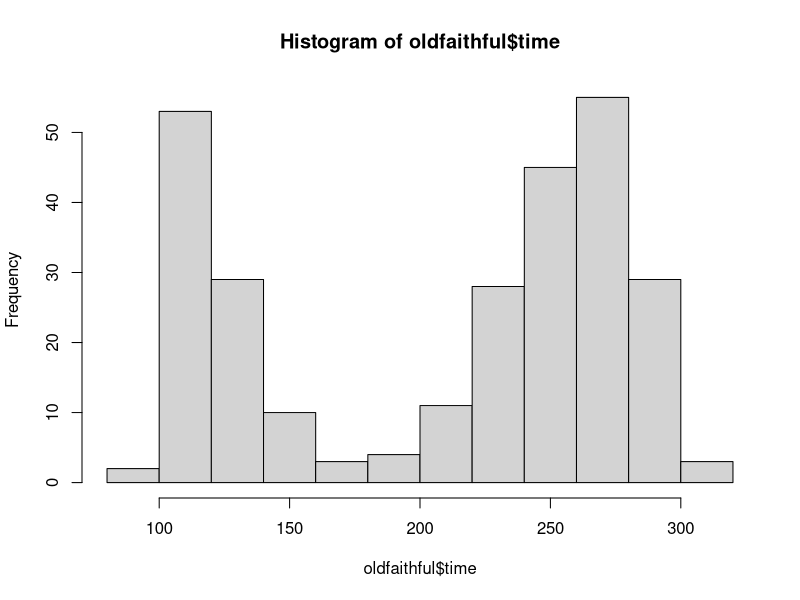
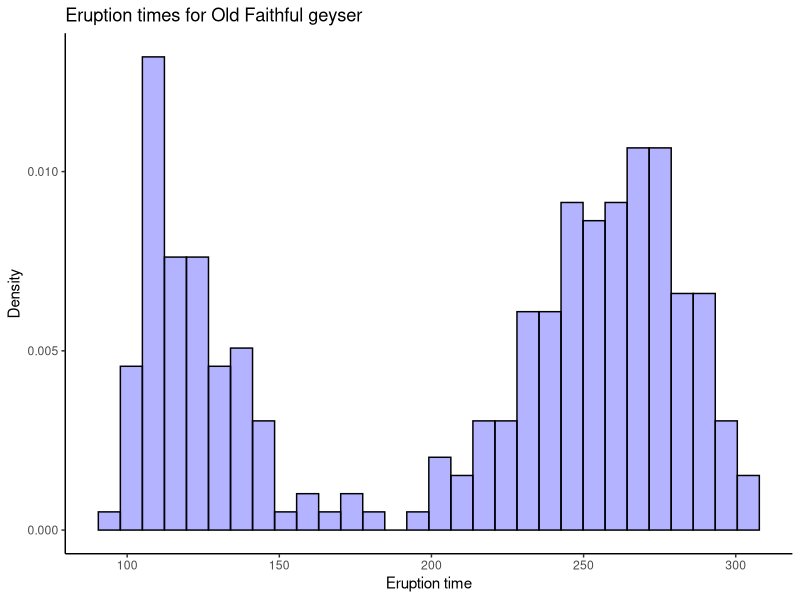
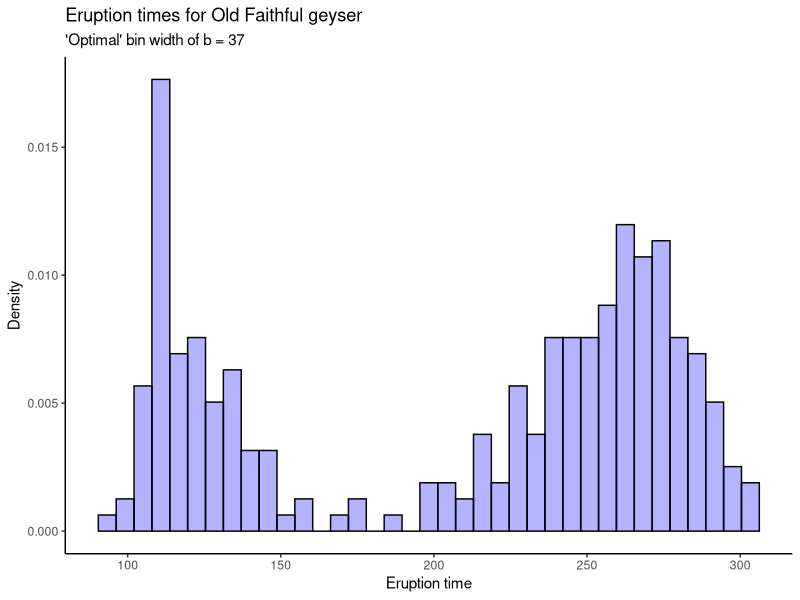
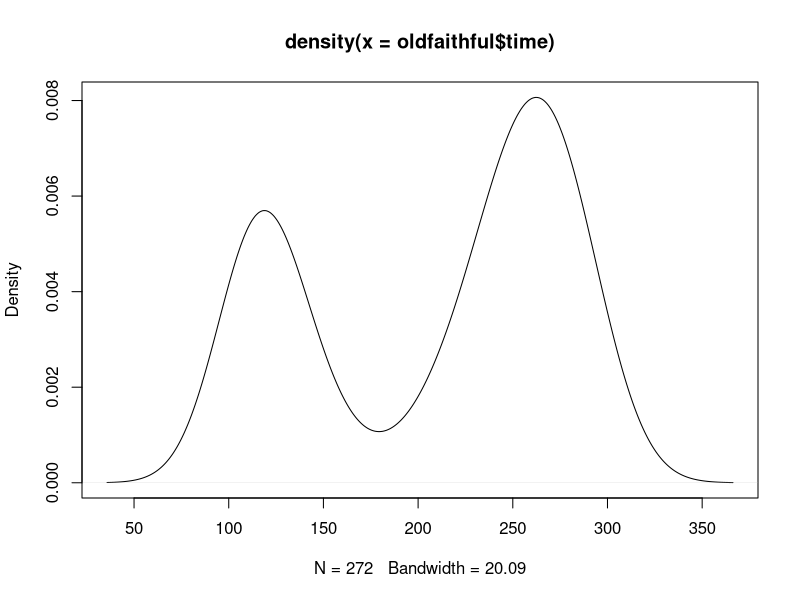
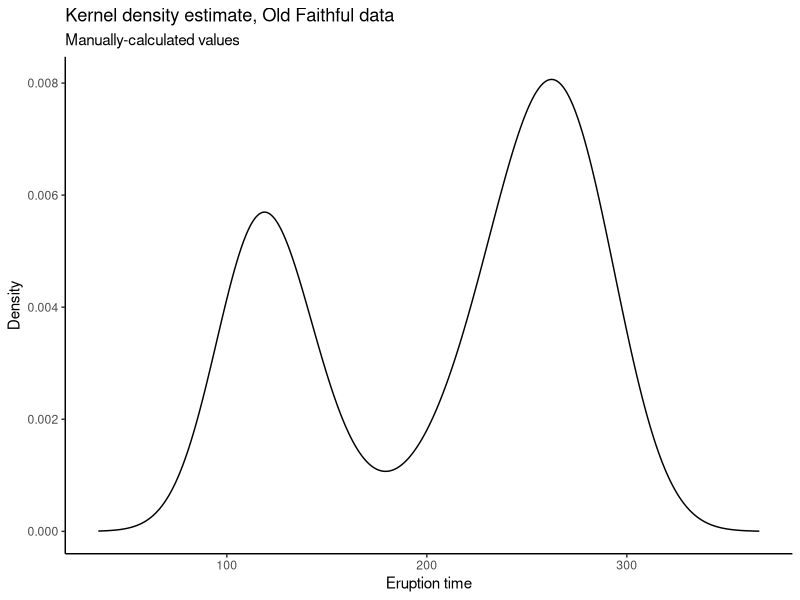
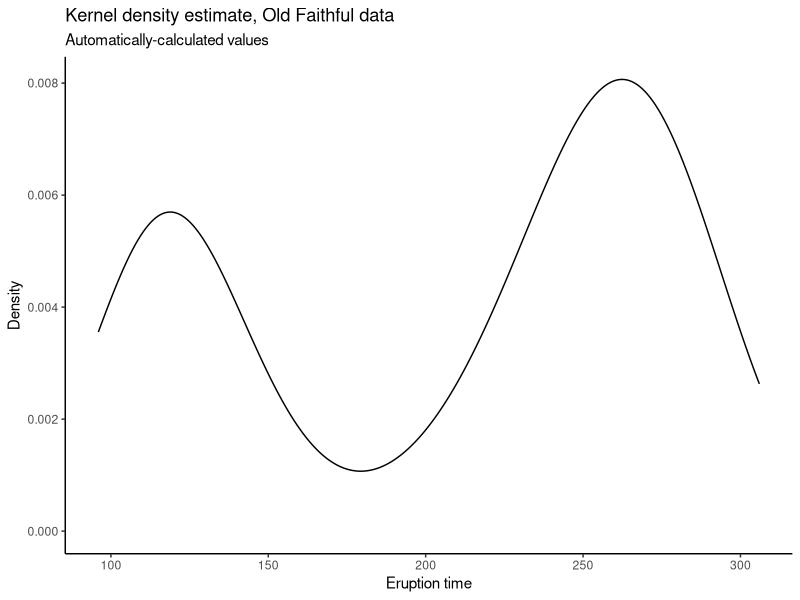
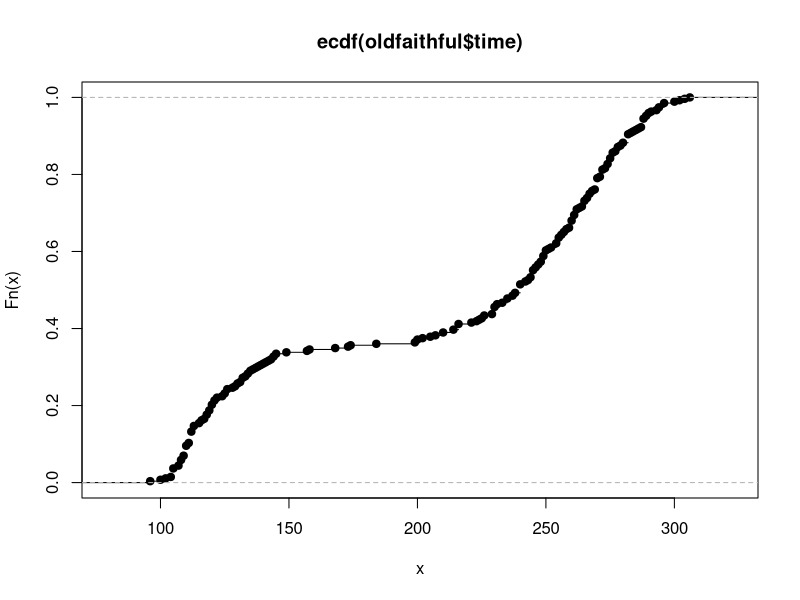
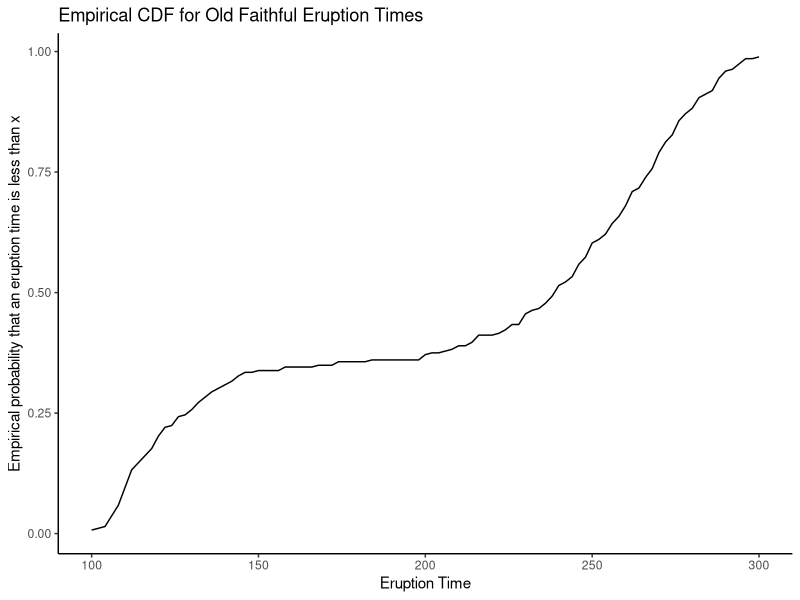

Source code (R) for these figures, in order:
## ---- chunk 1
library(tidyverse)
oldfaithful <- readr::read_csv(
  file = "data/MIPSdata/oldfaithful.txt", # Tell it where the file is
  col_names = "time", # Tell it that the first row is NOT column names, and at the same time, tell it what name you want for the column.
  col_types = "n" # Tell it that there is one column, and it is "numeric" (n)
)
# Check what was read in using the dplyr::glimpse() function
dplyr::glimpse(oldfaithful)
## ---- chunk 2
# Tabular display
print(oldfaithful$time)
# Ugly! You can use the View() function to open the data in a spreadsheet
# Not run:
# View(oldfaithful)

# Histogram using base R
hist(oldfaithful$time)
# Base R graphics are outdated and won't get you a job/will make your papers
# look too classical. Use ggplot2, which is loaded automatically with the tidyverse:
oldfaithful %>%
  ggplot(aes(x = time)) +
  theme_classic() +
  geom_histogram(aes(y = ..density..),bins = 30,colour = "black",fill = "blue",alpha = .3) +
  labs(title = "Eruption times for Old Faithful geyser",
       x = "Eruption time",
       y = "Density")

# Try different numbers of bins and you might see different patterns. Do you think this is a
# good or bad thing, or both?
# Their "optimal" bin width:
s <- sd(oldfaithful$time)
n <- nrow(oldfaithful)
b <- (24*sqrt(pi))^(1/3) * s * (n^(-1/3))
b
oldfaithful %>%
  ggplot(aes(x = time)) +
  theme_classic() +
  geom_histogram(aes(y = ..density..),bins = round(b),colour = "black",fill = "blue",alpha = .3) +
  labs(title = "Eruption times for Old Faithful geyser",
       subtitle = stringr::str_c("'Optimal' bin width of b = ",round(b)),
       x = "Eruption time",
       y = "Density")

## ---- chunk 3
# Kernel density estimation in R
dens <- density(oldfaithful$time)
dens
plot(dens)
# Okay... ggplot?
tibble(x = dens$x,y = dens$y) %>%
  ggplot(aes(x = x,y = y)) +
  theme_classic() + 
  geom_line() +
  labs(title = "Kernel density estimate, Old Faithful data",
       subtitle = "Manually-calculated values",
       x = "Eruption time",
       y = "Density")
# Can also do automatically:
oldfaithful %>%
  ggplot(aes(x = time)) +
  theme_classic() + 
  geom_density() +
  labs(title = "Kernel density estimate, Old Faithful data",
       subtitle = "Automatically-calculated values",
       x = "Eruption time",
       y = "Density")
# The reason to manually calculate the values is because you have more control.
# I don't know what's happening at the endpoints there, and it's too much work
# to go and figure out how to make ggplot not do that.
# When you calculate the plotting values yourself and then put them into ggplot,
# you have total control!
## ---- chunk 4
faithful_ecdf <- ecdf(oldfaithful$time)
plot(faithful_ecdf)
# ggplot
tibble(x = c(100,300)) %>% # Tell ggplot we want to plot the ecdf from 100 to 300
  ggplot(aes(x = x)) +
  theme_classic() +
  stat_function(fun = faithful_ecdf) +
  labs(title = "Empirical CDF for Old Faithful Eruption Times",
       x = "Eruption Time",
       y = "Empirical probability that an eruption time is less than x")
## ---- chunk 5
tibble(
  x = dens$x[-1],
  y = cumsum(dens$y[-1]) * diff(dens$x)
) %>%
  ggplot(aes(x = x,y = y)) +
  theme_classic() +
  geom_line() +
  labs(title = "Numerical integration-based empirical CDF for Old Faithful data",
       x = "Eruption time",
       y = "Empirical probability that an eruption time is less than x")

